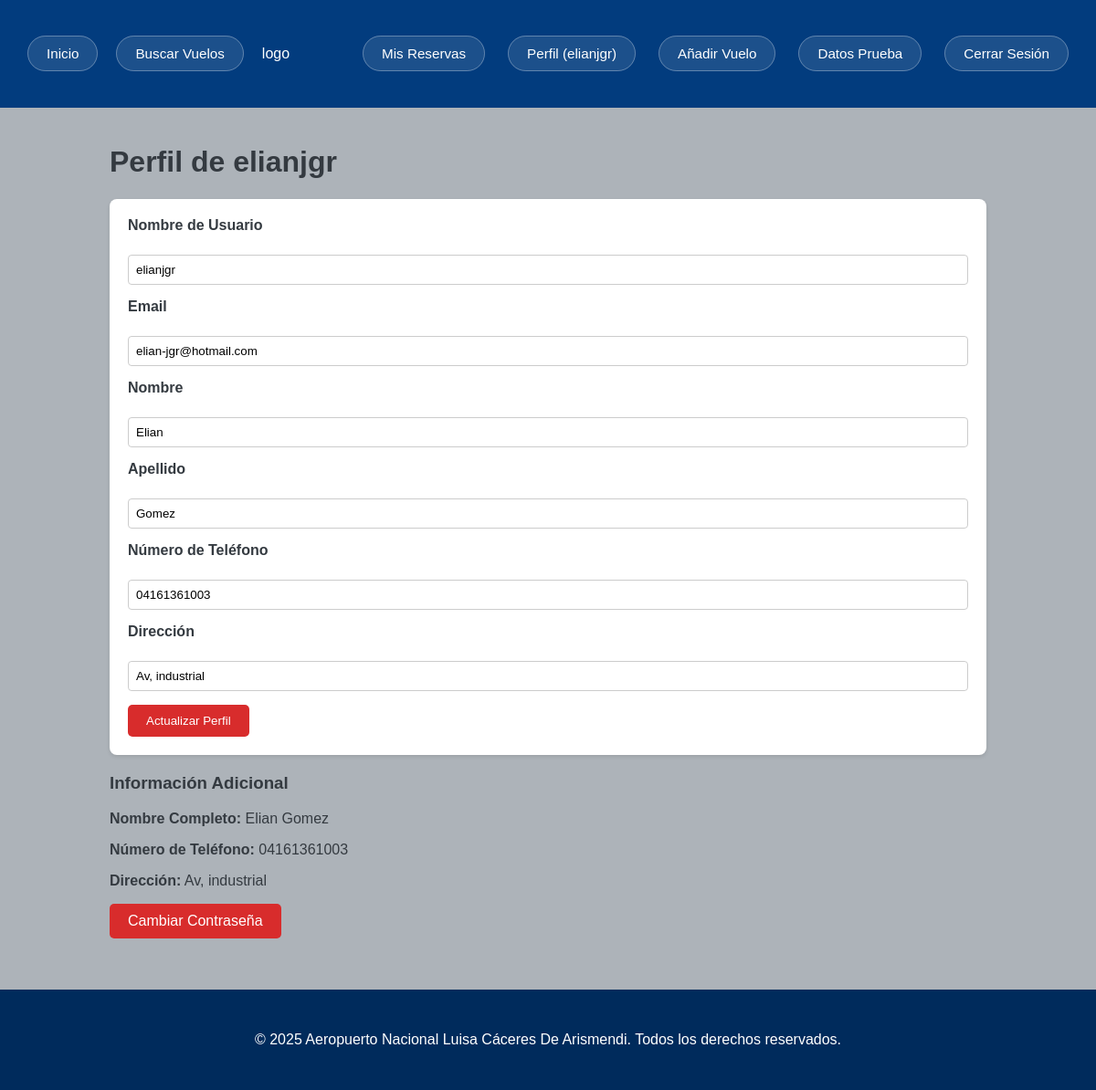
The app's page /profile (signed in) with its own data.
### app.py (models this page shows, shortened)
class User(db.Model, UserMixin):
    id = db.Column(db.Integer, primary_key=True)
    username = db.Column(db.String(20), unique=True, nullable=False)
    email = db.Column(db.String(120), unique=True, nullable=False)
    password_hash = db.Column(db.String(128), nullable=False)
    first_name = db.Column(db.String(50), nullable=True)  # Nombre
    last_name = db.Column(db.String(50), nullable=True)   # Apellido
    phone_number = db.Column(db.String(20), nullable=True) # Número de teléfono
    address = db.Column(db.String(200), nullable=True)     # Dirección

### app.py (the view)
@app.route('/profile', methods=['GET', 'POST'])
@login_required
def profile():
    form = ProfileForm()
    if form.validate_on_submit():
        if form.username.data != current_user.username:
            current_user.username = form.username.data
        if form.email.data != current_user.email:
            current_user.email = form.email.data
        current_user.first_name = form.first_name.data
        current_user.last_name = form.last_name.data
        current_user.phone_number = form.phone_number.data
        current_user.address = form.address.data
        db.session.commit()
        flash('Tu perfil ha sido actualizado con éxito.', 'success')
        return redirect(url_for('profile'))
    elif request.method == 'GET':
        form.username.data = current_user.username
        form.email.data = current_user.email
        form.first_name.data = current_user.first_name
        form.last_name.data = current_user.last_name
        form.phone_number.data = current_user.phone_number
        form.address.data = current_user.address
    return render_template('profile.html', form=form)

### app.py (shortened to what this page needs)
class ProfileForm(FlaskForm):
    username = StringField('Nombre de Usuario', validators=[DataRequired(), Length(min=2, max=20)])
    email = StringField('Email', validators=[DataRequired(), Email()])
    submit = SubmitField('Actualizar Perfil')
    first_name = StringField('Nombre', validators=[Length(max=50), DataRequired()])
    last_name = StringField('Apellido', validators=[Length(max=50), DataRequired()])
    phone_number = StringField('Número de Teléfono', validators=[Length(max=20), DataRequired()])
    address = StringField('Dirección', validators=[Length(max=200), DataRequired()])

### app.py (called while the page is built)
@login_manager.user_loader
def load_user(user_id):
    return User.query.get(int(user_id))

def is_admin():
    return current_user.is_authenticated and current_user.id == 1

@app.context_processor
def inject_global_data():
    return dict(
        is_admin=is_admin(),
        now=datetime.now(),
        current_user=current_user
    )

### templates/profile.html (shortened to what this page needs)
{% extends "base.html" %}
{% block content %}
    <h1>Perfil de {{ current_user.username }}</h1>
    <form method="POST" class="card">
        <div class="form-group">
            {{ form.username.label }}<br>
            {{ form.username(class="form-control") }}
        </div>
        <div class="form-group">
            {{ form.email.label }}<br>
            {{ form.email(class="form-control") }}
        </div>
         <div class="form-group">
            {{ form.first_name.label }}<br>
            {{ form.first_name(class="form-control") }}
        </div>
        <div class="form-group">
            {{ form.last_name.label }}<br>
            {{ form.last_name(class="form-control") }}
        </div>
        <div class="form-group">
            {{ form.phone_number.label }}<br>
            {{ form.phone_number(class="form-control") }}
        </div>
        <div class="form-group">
            {{ form.address.label }}<br>
            {{ form.address(class="form-control") }}
        </div>
         {{ form.submit(class="btn btn-primary") }}
    </form>
    <h3 class="mt-4">Información Adicional</h3>
    <p><strong>Nombre Completo:</strong> {{ current_user.first_name or 'N/A' }} {{ current_user.last_name or '' }}</p>
    <p><strong>Número de Teléfono:</strong> {{ current_user.phone_number or 'N/A' }}</p>
    <p><strong>Dirección:</strong> {{ current_user.address or 'N/A' }}</p>
    <p class="mt-3"><a href="{{ url_for('change_password') }}" class="btn btn-secondary">Cambiar Contraseña</a></p>
{% endblock %}

### templates/base.html (shortened to what this page needs)
<!DOCTYPE html>
<html lang="es">
  <head>
    <link
      rel="stylesheet"
      href="{{ url_for('static', filename='css/style.css') }}"
    />
  </head>
  <body>
    <header>
      <div class="container header-flex-container">
        <nav class="main-nav">
          <ul>
            <li><a href="{{ url_for('home') }}">Inicio</a></li>
          </ul>
        </nav>
        <nav class="main-nav">
          <ul>
            <li><a href="{{ url_for('search_flights') }}">Buscar Vuelos</a></li>
          </ul>
        </nav>
        <div class="logo">logo</div>
        <nav class="user-auth-nav">
          <ul>
            {% if current_user.is_authenticated %}
            <li><a href="{{ url_for('my_bookings') }}">Mis Reservas</a></li>
            <li>
              <a href="{{ url_for('profile') }}"
                >Perfil ({{ current_user.username }})</a
              >
            </li>
            {% if is_admin %}
            <li><a href="{{ url_for('add_flight') }}">Añadir Vuelo</a></li>
            <li><a href="{{ url_for('add_test_data') }}">Datos Prueba</a></li>
            {% endif %}
            <li><a href="{{ url_for('logout') }}">Cerrar Sesión</a></li>
            {% else %}
            <li><a href="{{ url_for('register') }}">Registrarse</a></li>
            <li><a href="{{ url_for('login') }}">Iniciar Sesión</a></li>
            {% endif %}
          </ul>
        </nav>
      </div>
    </header>
    <main class="container">
       {% block content %}{% endblock %}
    </main>
    <footer>
      <div class="container">
        <p>
          &copy; {{ now.year }} Aeropuerto Nacional Luisa Cáceres De Arismendi.
          Todos los derechos reservados.
        </p>
      </div>
    </footer>
  </body>
</html>

### static/css/style.css (style rules this page uses)
body { font-family: Arial, sans-serif; margin: 0; padding: 0; background-color: #adb3b9; color: #343A40; }
.container { max-width: 960px; margin: 0 auto; padding: 20px; }
header { background-color: #023c7e; color: white; padding: 50px 0; }
.header-flex-container { display: flex; justify-content: space-between; align-items: center; max-width: 1400px; margin: 0 auto; padding: 0 30px; flex-wrap: wrap; gap: 20px; }
.main-nav ul, .user-auth-nav ul { list-style: none; margin: 0; padding: 0; display: flex; flex-wrap: wrap; gap: 25px; justify-content: center; }
.user-auth-nav { flex-grow: 0; display: flex; justify-content: flex-end; align-items: center; margin-left: auto; }
nav ul li a { color: white; text-decoration: none; padding: 10px 20px; border-radius: 25px; transition: background-color 0.3s ease, transform 0.2s ease, box-shadow 0.2s ease; background-color: rgba(255, 255, 255, 0.1); border: 1px solid rgba(255, 255, 255, 0.3); font-weight: normal; white-space: nowrap; font-size: 0.95em; outline: none; }
main { padding-top: 20px; min-height: calc(100vh - 120px); }
footer { background-color: #002B5C; color: white; text-align: center; padding: 10px 0; margin-top: 20px; }
.btn { display: inline-block; background-color: #D82C2C; color: white; padding: 10px 20px; text-decoration: none; border-radius: 5px; border: none; cursor: pointer; transition: background-color 0.3s ease; }
form div { margin-bottom: 15px; }
form label { display: block; margin-bottom: 5px; font-weight: bold; }
form input[type="text"], form input[type="email"], form input[type="password"], form input[type="number"], form input[type="datetime-local"], form select { width: 100%; padding: 8px; border: 1px solid #ccc; border-radius: 4px; box-sizing: border-box; }
.card { background-color: white; padding: 20px; border-radius: 8px; box-shadow: 0 2px 4px rgba(0,0,0,0.1); margin-bottom: 20px; }

### records on screen
User: username "elianjgr", email "elian-jgr@hotmail.com", first_name "Elian", last_name "Gomez", phone_number "04161361003", address "Av, industrial"
